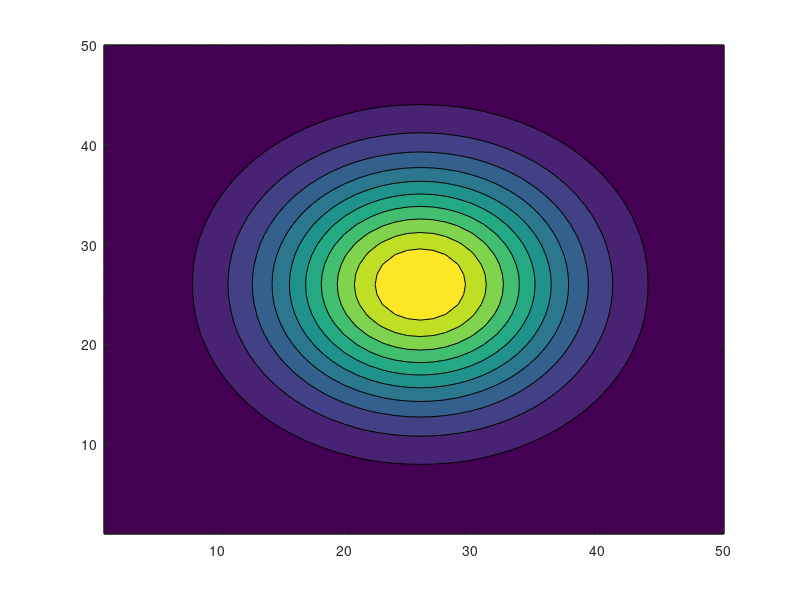

MATLAB code to generate this figure:
clear all; 
%clc;

N = 50; M=50; dx = 0.2*10^-6; dy = 0.2*10^-6; dz = 0.2*10^-6; lamda = 10^-6;  k_0 = 2*pi/lamda; k_ref = k_0;
n =2; m =2; n_i_j=1;
a = 0.501; w_0 = 1*10^-6;


rx = -a/(dx^2);
ry = -a/(dy^2);
rxx = (1+a)/dx^2;
ryy = (1+a)/dy^2;
C = 2*1j*k_ref/dz+2*a/dx^2+2*a/dy^2-a*(k_0^2*n_i_j^2-k_ref^2);
D = 2*1j*k_ref/dz-2*(1-a)/dx^2+2*(1-a)/dy^2-(1-a)*(k_0^2*n_i_j^2-k_ref^2);

S = C*diag(ones(M*M,1))+ry*diag(ones(M*M-1,1),1)+ry*diag(ones(M*M-1,1),-1)+rx*diag(ones(M*M-N,1),N)+rx*diag(ones(M*M-N,1),-N);
B = D*diag(ones(M*M,1))-ry*diag(ones(M*M-1,1),1)-ry*diag(ones(M*M-1,1),-1)-rx*diag(ones(M*M-N,1),N)-rx*diag(ones(M*M-N,1),-N);
Ss = sparse(S);
Bs = sparse(B);

E_0 = zeros(N-1, M-1);

%E_0(x, y, :) = exp(-(x^2+y^2)/w_0^2);
for ii=0:N-1
    for jj =0:M-1
        E_0(ii+1, jj+1) = exp(-((dx*(ii-25))^2+(dy*(jj-25))^2)/w_0^2);
        %E_0(ii+1, jj+1) = exp(-((ii*10^-6-25*10^-6)^2+(jj*10^-6-25*10^-6)^2)/w_0^2);
        %disp(exp(-((i*10^-6-25*10^-6)^2+(j*10^-6-25*10^-6)^2)/w_0^2))
    end
end

%{
%E_0 = sparse(E_0);
r=1;
rx = a/(dx^2);
ry = a/(dy^2);
rz = (2*i*k_0/dz-2*rx-2*ry);
%rz = 2*1i*k_ref/(dz^2) - a(k_0^2*z-k_ref^2);

% Population of tridiagonal matrix
%A = 2*(1+r)*diag(ones(M-1,1))-r*diag(ones(M-2,1),1)-r*diag(ones(M-2,1),-1);
%A = rx*diag(ones(M-3,1),2)+rx*diag(ones(M-3,1),-2) + ry*diag(ones(M-2,1), 1) + ry*diag(ones(M-2,1), -1) + rz*diag(ones(M-1,-1));


%figure; spy(E_0);
%}

% E_n = reshape(E_0, [], 1);
% E_next = zeros(M^2, 1);
% E_next2 = zeros(M^2, 1); 
% 
% E = zeros(0, 0);
% E_next = Ss\Bs*E_n;
% counter =0;
% rr2 = Ss\Bs;
% 
% for ii=1:M
%     for jj=1:M
%         p = (jj)+counter;
%         E_next2(p) = rr2(p,:)*E_next2;
%     end
%     counter = (jj)+counter;    
% end
% 
% %E2 = abs(E_next-E_next2);
% E = [E, E_next2];



% for i=0:60
%     counter =0;
%     for ii=1:M
%         for jj=1:M
%             p = (jj)+counter;
%             E_next2(p) = rr2(p,:)*E_next2;
%         end
%         counter = (jj)+counter;    
%     end
%     E_next2 = rr2*E_next2;
%     E = [E, E_next2];
% end
E_n = reshape(E_0, [], 1);

E_next = zeros(M^2, 1);  
%disp((E(n, m)+E(n-1,m)-2*E(n, m))/(dx^2))
E = zeros(0, 0);
E_next = Ss\Bs*E_n;
E_prev = E_next;
E = [E, E_next];
%rr = inv(Ss)*Bs;
rr2 = Ss\Bs;
%spy(rr2)
for i=0:60
    E_next = rr2*E_next;
    E = [E, E_next];
end

index = 50;
% Plot the contour
selected_columns = [index];
selected_values = E(:, index);
%selected_values = reshape(selected_values, 1);
%{
Array = zeros(M, N);
counter = 0;
counter2 = 1;
for ii=0:N
    disp(ii)
    while 1==1
        if(counter<51)
            Array(counter+1, ii+1) = selected_values(counter2);
            counter2 = counter2+1
            counter = counter+1;
        else
            counter = counter+1;
            break;
        end
    end
end
%}
selected_values = reshape(selected_values, M, N);

% If you want to transpose the result to put the first 50 values in the first row, and so on
%selected_values = transpose(selected_values);
% Plotting the filled contour of selected values
max_values = max(selected_values(:));
selected_values_normalized = selected_values/max_values;
contourf(abs(selected_values_normalized));


z = index*dz;

z_0 = pi*w_0^2/lamda;
%r = (x.^2+y.^2);
w_z = sqrt(w_0^2*(1+lamda^2*z^2/(pi^2*w_0^4)));
R_z = z*(1+pi^2*w_0^4/(lamda^2*z^2));

%E_r_z = w_0/w_z*exp(-r^2/(w_r^2))*exp(-(1j)*k_0.*r^2/(2.*R_z)).*exp(-(1j)*(k_0*z-tan(z./z_0)));

E_r_z = zeros(M, M);
for ii=1:N
    for jj=1:M
        r = sqrt(((dx*(ii-25))^2+(dy*(jj-25))^2));
        E_r_z(ii, jj) = w_0/w_z*exp(-r^2/(w_z^2))*exp(-(1j)*k_0*r^2/(2*R_z))*exp(-(1j)*(k_0*z-atan(z/z_0)));
    end
end
max_values = max(E_r_z(:));
E_r_z_normalized = E_r_z/max_values;

Errors = abs(E_r_z_normalized - selected_values_normalized);
e = mean(Errors(:))